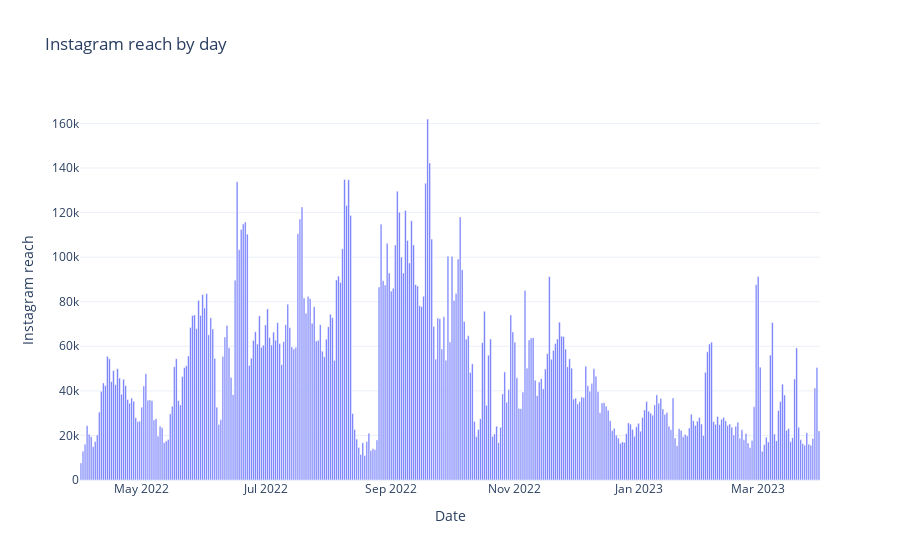

This figure's notebook cell:
### Code cell
# analyze Instagram reach for each day using a bar chart
df_grouped = df.groupby('Date').sum().reset_index()

# create a bar chart of Instagram reach over time
fig = px.bar(df_grouped, x='Date', y='Instagram reach', title='Instagram reach by day')
fig.show()

### Figure 1 — Plotly figure (JSON) as saved in the notebook; plotly's stock layout.template omitted (floating-point values rounded to 4 significant figures; data arrays with more than 128 entries replaced by an {"elided": "..."} marker saying what was removed)
{"data": [{"alignmentgroup": "True", "hovertemplate": "Date=%{x}<br>Instagram reach=%{y}<extra></extra>", "legendgroup": "", "marker": {"color": "#636efa", "pattern": {"shape": ""}}, "name": "", "offsetgroup": "", "orientation": "v", "showlegend": false, "textposition": "auto", "type": "bar", "x": {"elided": "365 str values"}, "xaxis": "x", "y": {"elided": "365 int values"}, "yaxis": "y"}], "layout": {"barmode": "relative", "legend": {"tracegroupgap": 0}, "title": {"text": "Instagram reach by day"}, "xaxis": {"anchor": "y", "domain": [0, 1], "title": {"text": "Date"}}, "yaxis": {"anchor": "x", "domain": [0, 1], "title": {"text": "Instagram reach"}}}}
